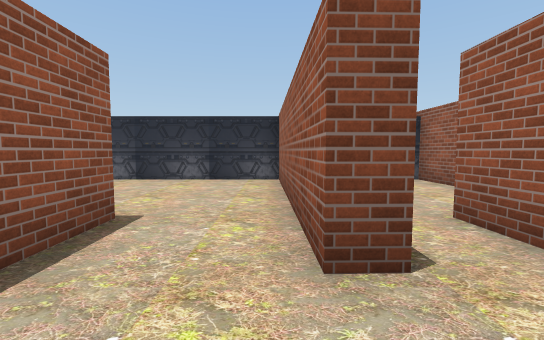
view 1 (above)

20 first-person views from a walk through a scene from a Unity 3-D project. The camera is 1.4 m above the floor, tilts 4° down and sees 90° across. The floor is counted in squares, 2 m on a side. Each view is taken from the middle of a square. On the plan, view 1 faces up. The plan holds only what a view shows up to about 9 squares ahead; the rest is blank. The place goes on beyond the plan. The player character is not drawn. Some surface patterns are stand-ins.

view 2
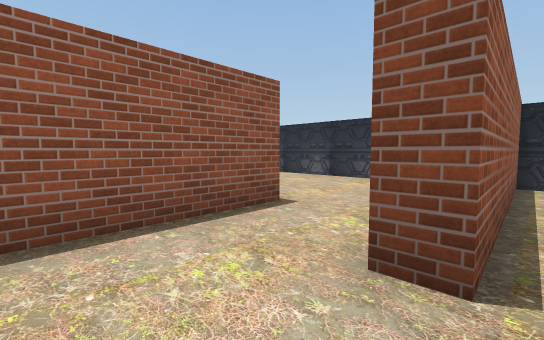

view 3
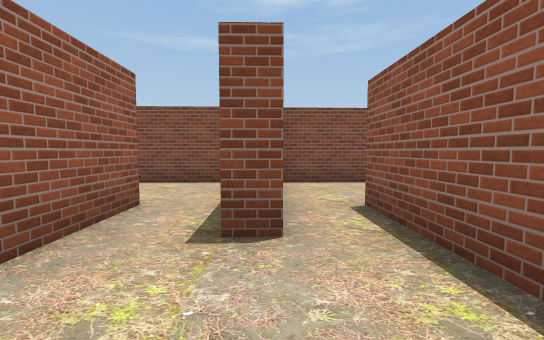

view 4
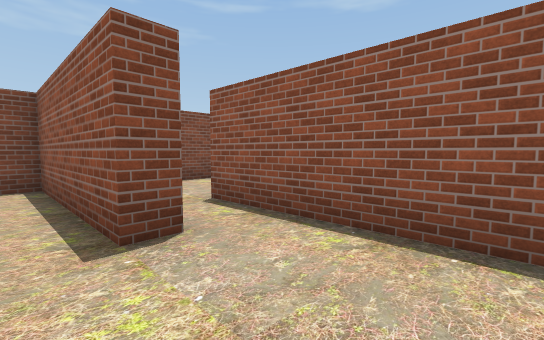

view 5
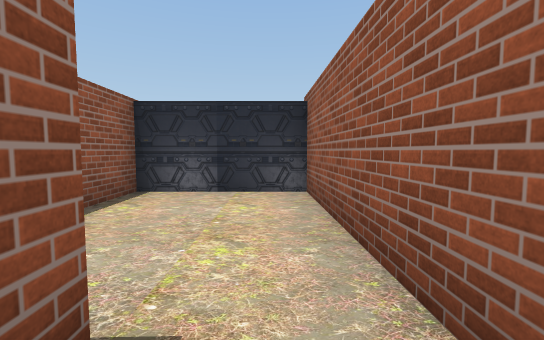

view 6
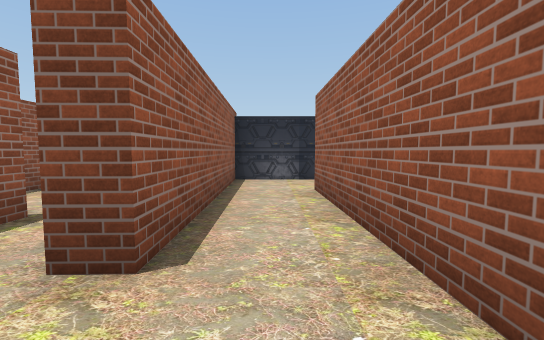

view 7
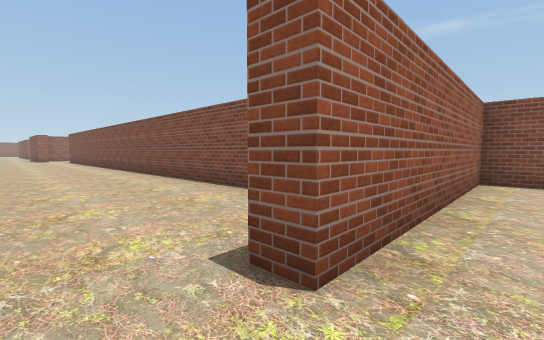

view 8
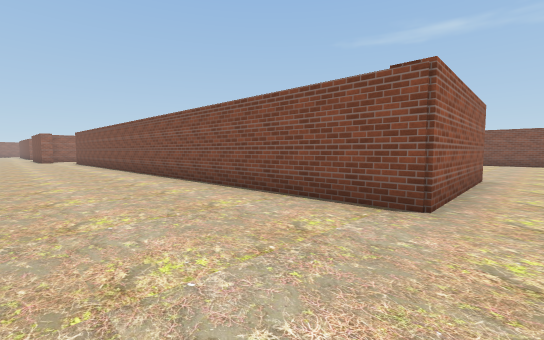

view 9
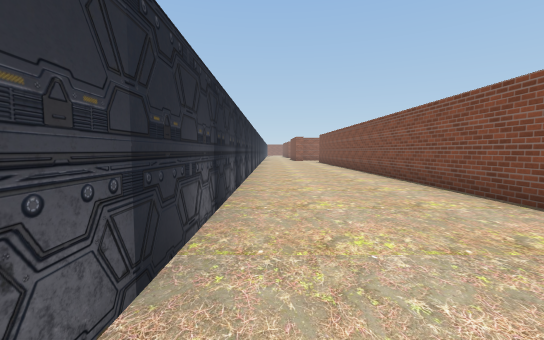

view 10
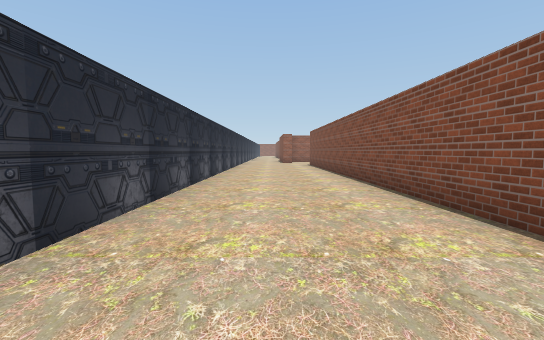

view 11
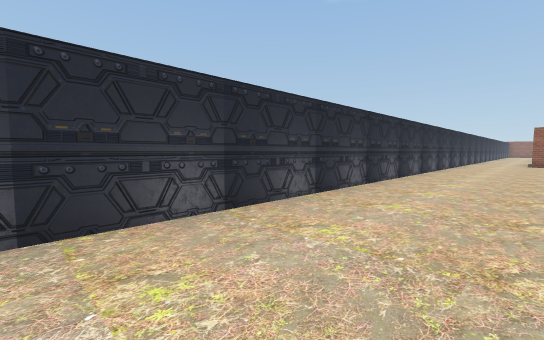

view 12
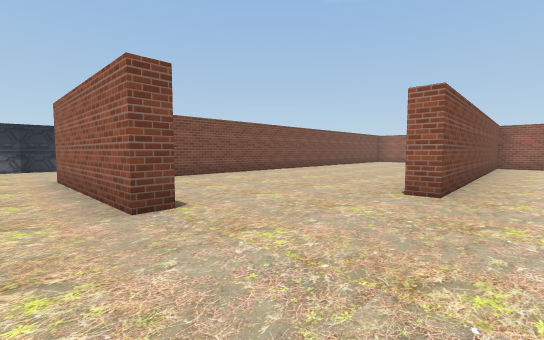

view 13
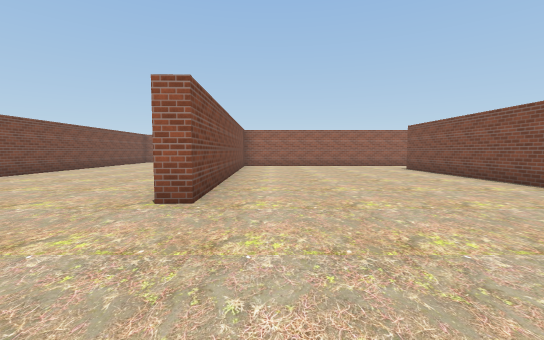

view 14
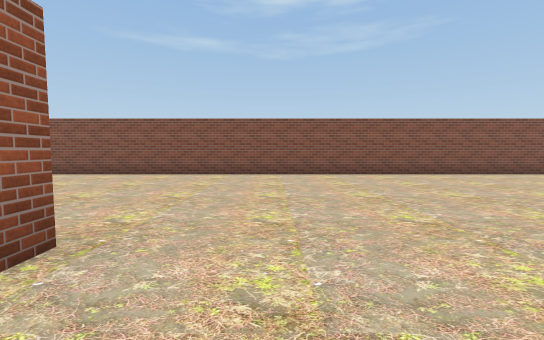

view 15
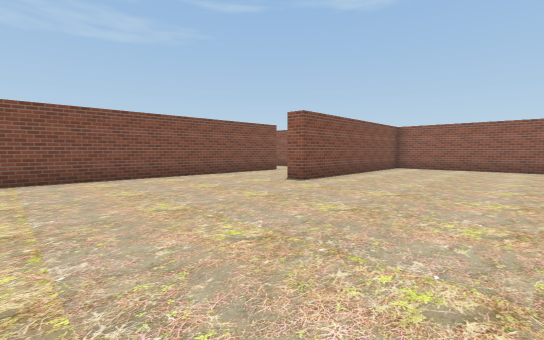

view 16
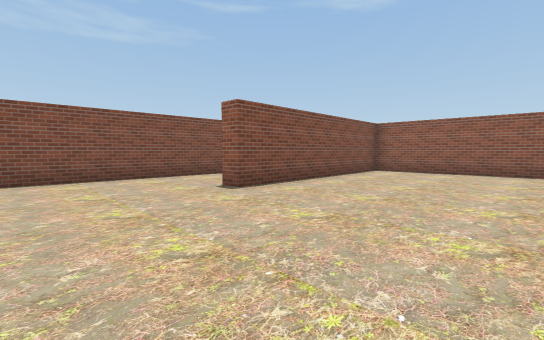

view 17
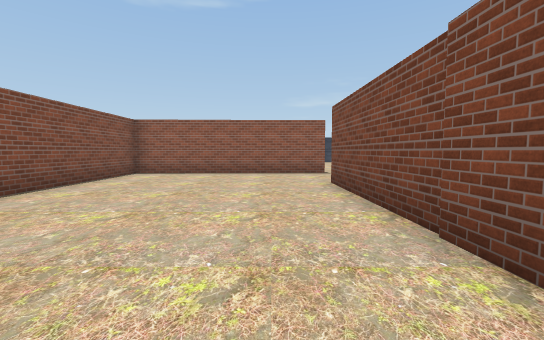

view 18
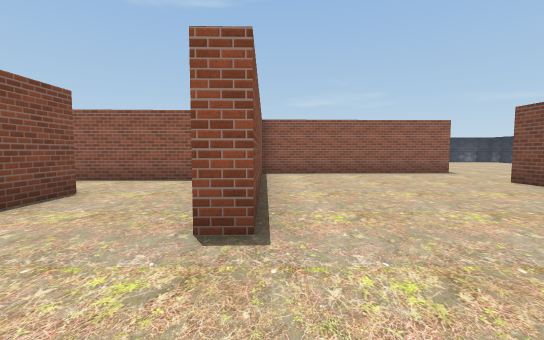

view 19
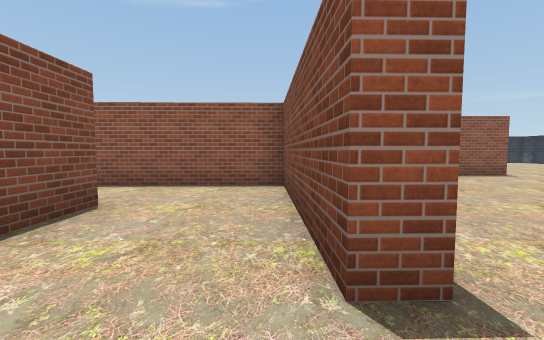

view 20
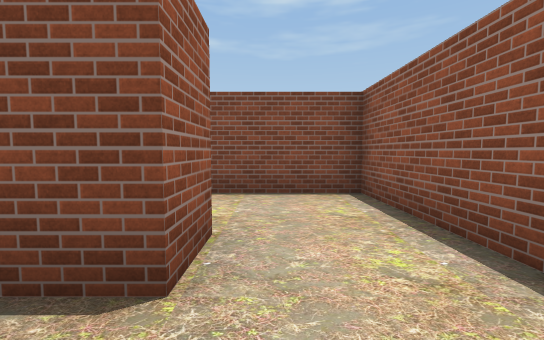

### Floor plan
Ten units are one square. View 1 is at (0, 0); x grows to the right and y downward. Boxes are objects, and circles mark ways between rooms. Rooms are numbered by the first view taken in them; rooms with no view inside come last. Other rooms are left out.
<svg viewBox="-52 -71 252 211">
<path fill="none" stroke="#000" d="M-16 -16 -16 1M8 -15 3 -15M-10 12 5 11M19 -19 19 -28M8 -25 8 -15M5 11 17 11M19 -28 24 -28 24 -16M37 -16 36 -66 7 -66 8 -25M66 -66 41 -66 42 -16M44 10 59 10 58 -49 63 -49M79 -26 195 -29M195 -66 66 -66M85 18 80 19 79 -26M28 16 -21 17M125 -22 103 -22M186 38 116 40 116 34M-5 103 171 103M170 -24 153 -23M-47 13 -46 73 18 71 18 77 -26 78 -26 105M-5 112 -5 103M-26 105 -25 135 1 135M24 -16 25 11 44 10M42 -16 37 -16"/>
<circle cx="0" cy="-5" r="3" fill="#2a7"/>
<circle cx="10" cy="-20" r="3" fill="#2a7"/>
<circle cx="30" cy="-20" r="3" fill="#2a7"/>
<circle cx="60" cy="-55" r="3" fill="#2a7"/>
<circle cx="40" cy="-5" r="3" fill="#2a7"/>
<circle cx="70" cy="-20" r="3" fill="#2a7"/>
<circle cx="-15" cy="110" r="3" fill="#2a7"/>
<text x="-10" y="-10">1</text>
<text x="10" y="-10">2</text>
<text x="20" y="-40">3</text>
<text x="50" y="-40">4</text>
<text x="130" y="-50">5</text>
<text x="90" y="50">6</text>
<text x="-10" y="120">7</text>
<text x="30" y="-10">8</text>
</svg>
Room 1 opens to room 2. Room 2 opens to room 3. Room 3 opens to room 8. Room 4 opens to room 5. Room 4 opens to room 8. Room 5 opens to room 6. Room 6 opens to room 7.

Where each view was taken, in squares from view 1:
view 1: 0 up, 0 right, facing up
view 2: 0 up, 1 right, facing up-left
view 3: 5 up, 2 right, facing down
view 4: 5 up, 3 right, facing down-left
view 5: 2 up, 3 right, facing up
view 6: 0 up, 5 right, facing up
view 7: 6 up, 5 right, facing down-right
view 8: 6 up, 7 right, facing down-right
view 9: 6 up, 8 right, facing right
view 10: 5 up, 11 right, facing right
view 11: 4 up, 11 right, facing up-right
view 12: 5 down, 7 right, facing up-right
view 13: 5 down, 8 right, facing right
view 14: 2 down, 10 right, facing down
view 15: 3 down, 7 right, facing down-left
view 16: 3 down, 5 right, facing down-left
view 17: 3 down, 4 right, facing left
view 18: 7 down, 4 right, facing left
view 19: 8 down, 3 right, facing left
view 20: 9 down, 1 left, facing down
